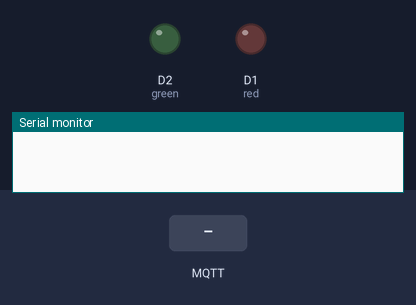
The sketch below on a simulated ESP8266 (NodeMCU). Parts: output pins drawn as LEDs (lit = HIGH), the last lines printed to the serial monitor. Inputs (shaded band) come from the test bench. WiFi joins after 1.5 s; servers stay silent unless stated; no MQTT or app messages arrive unless stated.

Above: at 3.2 s.
3.3 s: MQTT message "1" arrives on the first subscribed topic
At 3.6 s:
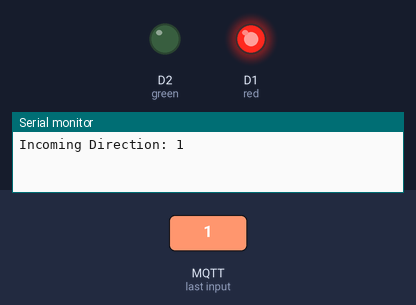
At 13.6 s:
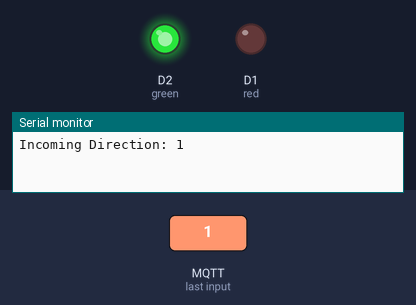
Timing chart, 0 to 14.8 s (numbered marks = the images above; inputs shaded):
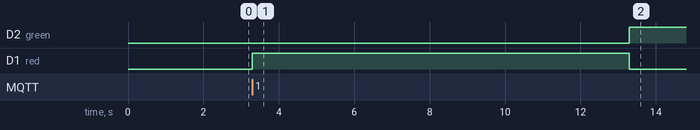

The sketch:

NextSignalController.ino
```cpp
#include <ESP8266WiFi.h>
#include <PubSubClient.h>

/* WIFI */
const char* ssid = "YOUR_WIFI";
const char* password = "YOUR_PASSWORD";

/* MQTT */
const char* mqttServer = "mqtt3.thingspeak.com";
const int mqttPort = 1883;
const char* mqttUser = "MQTT_USERNAME";
const char* mqttPass = "MQTT_PASSWORD";

const char* topic = "traffic/next_signal";

/* TRAFFIC LIGHTS */

int red = D1;
int green = D2;

WiFiClient espClient;
PubSubClient client(espClient);


/* MQTT CALLBACK */

void callback(char* topic, byte* payload, unsigned int length) {

  String message = "";

  for (int i = 0; i < length; i++) {
    message += (char)payload[i];
  }

  Serial.println("Incoming Direction: " + message);

  digitalWrite(red, HIGH);
  digitalWrite(green, LOW);

  delay(10000);

  digitalWrite(red, LOW);
  digitalWrite(green, HIGH);
}


/* WIFI */

void connectWiFi() {

  WiFi.begin(ssid, password);

  while (WiFi.status() != WL_CONNECTED) {
    delay(1000);
  }
}


/* MQTT */

void connectMQTT() {

  client.setServer(mqttServer, mqttPort);
  client.setCallback(callback);

  while (!client.connected()) {

    if (client.connect("NodeMCU_2", mqttUser, mqttPass)) {

      client.subscribe(topic);

    } else {

      delay(2000);

    }
  }
}


/* SETUP */

void setup() {

  Serial.begin(115200);

  pinMode(red, OUTPUT);
  pinMode(green, OUTPUT);

  connectWiFi();

  connectMQTT();
}


/* LOOP */

void loop() {

  if (!client.connected()) {
    connectMQTT();
  }

  client.loop();
}
```

Measured:
- after the input at 3.3 s, D2 (green): LOW → HIGH after 10.0 s; D1 (red): LOW → HIGH at once, → LOW 10.0 s later
